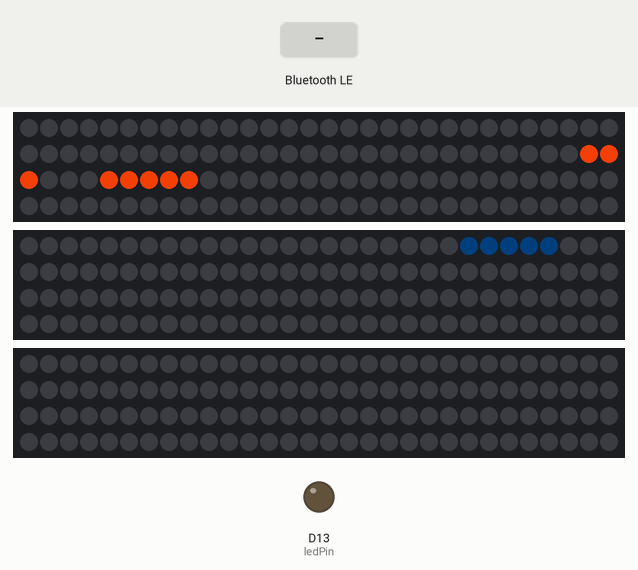
Bench run of a sketch on a simulated Arduino Nano 33 IoT. Shown: 3 × 120 RGB LEDs in strip order, left to right, continuing on the next row, output pins drawn as LEDs (lit = HIGH). The inputs (shaded band) are chosen by the test bench. Dim RGB values are drawn brighter than linear; nothing arrives over Bluetooth unless stated; a phone connects over Bluetooth LE 3 s after start; pins used as bus, display or sensor lines are not drawn; what the sketch prints to the serial monitor is not drawn.

Above: at 3.8 s.
3.9 s: Bluetooth LE write "1" received
Timing chart, 0 to 6.9 s (numbered marks = the images above; inputs shaded):
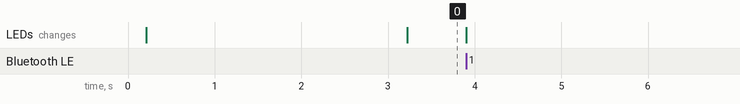

The sketch:

connecteddevicep_project1_V2.ino
```cpp
#include <ArduinoBLE.h>
#include "RTClib.h"
#include "gammaCorrection.h"
#include <FastLED.h>
#define NUM_LEDS 120

RTC_Millis rtc;
DateTime now;

CRGBArray<NUM_LEDS> leds_h;
CRGBArray<NUM_LEDS> leds_m;
CRGBArray<NUM_LEDS> leds_s;

int h = 0;
int m = 0;
int s = 0;
int r[100];
int g[100];
int b[100];
int counter = 0;
int Reset = 2;
int pres = 0;
int prem = 0;
int preh = 0;
int precounter = 0;


CRGB color_h = CRGB(140, 255, 200);
CRGB color_m = CRGB(gamma8[27], gamma8[42], gamma8[60]);
CRGB color_s = CRGB(gamma8[240], gamma8[148], gamma8[56]);

unsigned long previousMillis;

BLEService ledService("26b68f48-bddc-42fa-8a03-38be7b2bfc6e");

BLEUnsignedIntCharacteristic switchCharacteristic("26b68f48-bddc-42fa-8a03-38be7b2bfc6e", BLERead | BLEWrite);

const int ledPin = LED_BUILTIN;


void setup() {
  digitalWrite(Reset, HIGH);
  delay(200);
  pinMode(Reset, OUTPUT);
  Serial.begin(9600);

  FastLED.addLeds<NEOPIXEL, 5>(leds_s, NUM_LEDS);
  FastLED.addLeds<NEOPIXEL, 6>(leds_m, NUM_LEDS);
  FastLED.addLeds<NEOPIXEL, 7>(leds_h, NUM_LEDS);

  rtc.adjust(DateTime(F(__DATE__), F(__TIME__)));
  now = rtc.now() + TimeSpan(0, 0, 0, 11);
  h = now.hour() % 12;
  m = now.minute();
  s = now.second();
  Serial.print(h, DEC);
  Serial.print(':');
  Serial.print(m, DEC);
  Serial.print(':');
  Serial.print(s, DEC);
  Serial.println();


  static uint8_t brightness = 255;
  for (int i = s * 2; i > s * 2 - 5; i--) {
    brightness -= 50;
    leds_s[i % NUM_LEDS] = color_s;
  }
  brightness = 150;
  for (int j = m * 2; j > m * 2 - 5; j--) {
    brightness -= 30;
    leds_m[j % NUM_LEDS] = color_m;
  }
  FastLED.show();

  pinMode(ledPin, OUTPUT);

  if (!BLE.begin()) {
    Serial.println("starting BLE failed!");

    while (1);
  }

  BLE.setLocalName("CLOCK");
  BLE.setAdvertisedService(ledService);

  ledService.addCharacteristic(switchCharacteristic);

  BLE.addService(ledService);

  // set the initial value for the characeristic:
  switchCharacteristic.writeValue(0);

  // start advertising
  BLE.advertise();

  Serial.println("BLE LED Peripheral");
}

void loop() {

  BLEDevice central = BLE.central();

if (central) {
    Serial.print("Connected to central: ");
    Serial.println(central.address());

  while (central.connected()) {
    now = rtc.now() + TimeSpan(0, 0, 0, 11);
    h = now.hour() % 12;
    m = now.minute();
    s = now.second();
      if (switchCharacteristic.written()) {
        if (switchCharacteristic.value()) {
          if (counter < 4) {
            int rgbx = switchCharacteristic.value();
            int red = rgbx % 256;
            r[counter] = red;
            rgbx >>= 8;
            int green = rgbx % 256;
            g[counter] = green;
            rgbx >>= 8;
            int blue = rgbx % 256;
            b[counter] = blue;

            Serial.println("RGBX");
            Serial.println(switchCharacteristic.value());

            Serial.print("1RGB");
            Serial.print(r[0]);
            Serial.print(",");
            Serial.print(g[0]);
            Serial.print(",");
            Serial.println(b[0]);

            Serial.print("2RGB");
            Serial.print(r[1]);
            Serial.print(",");
            Serial.print(g[1]);
            Serial.print(",");
            Serial.println(b[1]);

            Serial.print("3RGB");
            Serial.print(r[2]);
            Serial.print(",");
            Serial.print(g[2]);
            Serial.print(",");
            Serial.println(b[2]);
            counter = counter + 1;

            Serial.print("counter");
            Serial.println(counter);

            color_s = CRGB(gamma8[r[0]], gamma8[g[0]], gamma8[b[0]]);
            color_m = CRGB(gamma8[r[1]], gamma8[g[1]], gamma8[b[1]]);
            color_h = CRGB(gamma8[r[2]], gamma8[g[2]], gamma8[b[2]]);
          }
        }
      }

if(counter != precounter){
  for (int i = s * 2 ; i > s * 2 - 5; i--) {
    leds_s[(i + 120) % NUM_LEDS] = color_s;
  }

  for (int i = s * 2 - 5 ; i > s * 2 - 8; i--) {
    leds_s[(i + 120) % NUM_LEDS] = CRGB::Black;
  }

    for (int j = m * 2 ; j > m * 2 - 5; j--) {
    leds_m[(j + 120) % NUM_LEDS] = color_m;
  }

  for (int j = m * 2 - 5 ; j > m * 2 - 8; j--) {
    leds_m[(j + 120) % NUM_LEDS] = CRGB::Black;
  }

  FastLED.show();
  precounter = counter;
  Serial.println(" second is");
  Serial.println(s);
  Serial.println(" precounter = counte");
}

if(m != prem){
  for (int j = m * 2 ; j > m * 2 - 5; j--) {
    leds_m[(j + 120) % NUM_LEDS] = color_m;
  }
  for (int j = m * 2 - 5 ; j > m * 2 - 8; j--) {
    leds_m[(j + 120) % NUM_LEDS] = CRGB::Black;
  }
  FastLED.show();
  prem = m;
}

if(s != pres){
  for (int i = s * 2 ; i > s * 2 - 5; i--) {
    leds_s[(i + 120) % NUM_LEDS] = color_s;
  }
  for (int i = s * 2 - 5 ; i > s * 2 - 8; i--) {
    leds_s[(i + 120) % NUM_LEDS] = CRGB::Black;
  }
  FastLED.show();
  pres = s;
}

if(counter >3){
  counter =0;
}

    }
  Serial.println("disconnected");
  digitalWrite(Reset, LOW);
  }
}
```

Source omitted: mmaCorrection.h (data table, 1226 bytes)
